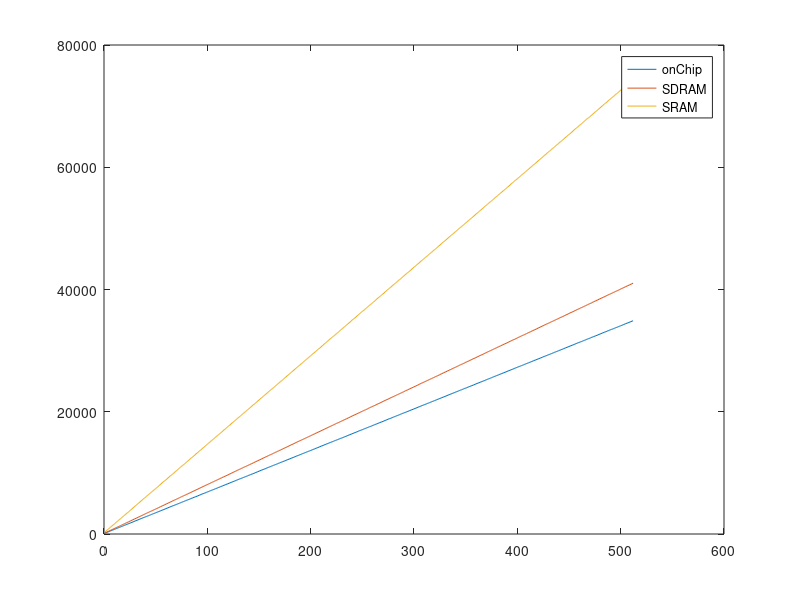

The MATLAB source for this figure:
oc1 = [142,210,278,346,414,482,550,614,686,754,822,886,954,1030,1094,1158,1227,1298,1366,1434,1498,1570,1638,1702,1772,1842,1906,1974,2050,2115,2189,2250,2314,2384,2460,2527,2586,2665,2730,2790,2862,2927,2990,3062,3126,3205,3270,3338,3401,3479,3542,3610,3678,3746,3814,3882,3952,4010,4083,4164,4219,4292,4368,4422,4497,4566,4631,4687,4768,4834,4894,4972,5041,5095,5182,5244,5311,5380,5446,5520,5585,5651,5707,5788,5857,5923,5999,6053,6113,6183,6251,6332,6392,6468,6538,6602,6670,6723,6806,6874,6934,7012,7080,7142,7214,7277,7350,7415,7473,7556,7622,7686,7758,7824,7894,7962,8028,8099,8166,8222,8299,8370,8438,8492,8573,8632,8702,8781,8846,8915,8987,9054,9107,9186,9254,9309,9393,9458,9514,9594,9671,9719,9795,9856,9919,9992,10074,10129,10206,10274,10342,10420,10478,10546,10606,10672,10750,10825,10886,10955,11022,11098,11158,11233,11294,11362,11427,11495,11570,11638,11711,11773,11839,11906,11968,12042,12119,12174,12249,12302,12380,12450,12518,12572,12654,12730,12790,12852,12916,12994,13058,13134,13189,13266,13335,13402,13470,13542,13597,13664,13732,13814,13875,13942,14014,14088,14141,14215,14286,14360,14427,14480,14562,14630,14694,14770,14821,14907,14974,15023,15102,15170,15227,15315,15363,15442,15497,15582,15646,15700,15771,15840,15918,15971,16054,16122,16191,16254,16321,16397,16462,16530,16598,16653,16734,16807,16877,16938,17006,17064,17143,17210,17278,17342,17419,17482,17550,17603,17673,17761,17823,17890,17958,18026,18094,18163,18230,18298,18356,18426,18493,18576,18625,18706,18780,18849,18896,18964,19045,19121,19180,19250,19318,19383,19444,19527,19596,19658,19731,19800,19868,19916,19998,20062,20129,20201,20275,20338,20395,20474,20531,20603,20670,20746,20814,20872,20957,21023,21079,21153,21207,21290,21358,21423,21485,21552,21637,21691,21772,21819,21902,21975,22035,22106,22179,22234,22316,22370,22445,22504,22582,22642,22718,22786,22845,22922,22990,23048,23125,23186,23268,23316,23404,23471,23537,23594,23669,23738,23815,23867,23933,24010,24086,24139,24219,24272,24335,24409,24484,24559,24622,24687,24750,24825,24885,24948,25030,25083,25158,25227,25308,25370,25428,25506,25559,25640,25718,25777,25852,25918,25982,26050,26118,26196,26254,26326,26390,26458,26516,26593,26662,26734,26790,26872,26926,26995,27070,27148,27206,27274,27351,27401,27485,27537,27605,27674,27748,27825,27886,27956,28015,28090,28153,28226,28294,28370,28436,28490,28570,28625,28694,28763,28829,28898,28980,29042,29110,29168,29238,29314,29374,29441,29511,29572,29656,29722,29790,29854,29926,29984,30055,30134,30196,30264,30334,30402,30479,30537,30606,30674,30742,30804,30878,30936,31007,31079,31156,31218,31296,31340,31426,31475,31558,31616,31699,31747,31836,31904,31964,32034,32102,32179,32238,32307,32371,32442,32499,32575,32646,32714,32782,32851,32927,32993,33057,33111,33190,33260,33327,33402,33470,33517,33586,33661,33734,33790,33863,33933,34011,34061,34131,34210,34280,34354,34410,34489,34545,34611,34687,34741,34822,34892];
oc2 = [142,210,278,346,414,482,550,618,686,754,822,890,962,1026,1094,1162,1230,1298,1366,1430,1506,1574,1634,1702,1770,1842,1906,1974,2049,2113,2178,2250,2314,2382,2454,2522,2586,2658,2724,2794,2854,2932,2990,3061,3130,3194,3270,3338,3400,3470,3550,3610,3678,3746,3814,3874,3950,4007,4077,4156,4218,4290,4350,4426,4494,4556,4638,4698,4764,4834,4901,4958,5027,5107,5182,5244,5312,5378,5440,5516,5582,5647,5720,5775,5841,5925,5999,6051,6114,6182,6266,6331,6398,6466,6519,6602,6670,6723,6806,6874,6934,7013,7066,7146,7222,7284,7352,7414,7486,7555,7625,7690,7748,7826,7894,7962,8029,8086,8174,8234,8302,8365,8438,8506,8574,8632,8710,8781,8846,8916,8982,9059,9118,9194,9254,9310,9394,9458,9515,9597,9662,9730,9796,9872,9939,9991,10070,10147,10196,10263,10334,10413,10476,10543,10604,10686,10753,10818,10896,10952,11022,11097,11148,11223,11283,11362,11433,11495,11568,11634,11711,11772,11838,11906,11976,12039,12101,12167,12246,12314,12386,12454,12518,12574,12659,12719,12793,12867,12918,12990,13066,13130,13185,13257,13324,13400,13462,13538,13606,13665,13742,13810,13868,13950,14010,14085,14150,14226,14284,14356,14427,14481,14548,14630,14694,14770,14820,14888,14966,15028,15102,15156,15228,15314,15377,15442,15497,15583,15647,15703,15779,15853,15919,15976,16043,16122,16190,16252,16335,16382,16469,16538,16597,16653,16734,16807,16877,16938,17006,17064,17143,17210,17278,17342,17419,17481,17558,17611,17685,17747,17822,17895,17958,18031,18094,18159,18221,18296,18366,18424,18502,18555,18631,18712,18780,18849,18896,18964,19045,19121,19180,19250,19318,19383,19444,19527,19596,19658,19731,19800,19868,19916,19998,20062,20140,20202,20279,20336,20398,20474,20530,20618,20677,20733,20818,20875,20957,21022,21092,21147,21222,21298,21358,21417,21486,21553,21623,21698,21770,21821,21902,21973,22038,22097,22174,22234,22314,22370,22445,22506,22572,22637,22709,22778,22859,22914,22983,23058,23124,23200,23262,23328,23383,23464,23520,23602,23661,23742,23806,23861,23942,24014,24078,24149,24214,24272,24350,24427,24486,24557,24611,24698,24764,24825,24885,24962,25017,25090,25152,25222,25295,25375,25438,25495,25559,25641,25702,25778,25831,25914,25986,26044,26122,26194,26254,26326,26390,26458,26516,26593,26662,26734,26790,26872,26926,26995,27070,27148,27206,27274,27342,27410,27465,27539,27614,27682,27751,27818,27876,27939,28015,28090,28153,28226,28294,28371,28421,28490,28571,28634,28700,28756,28832,28906,28974,29042,29120,29164,29251,29314,29388,29450,29509,29584,29654,29722,29790,29854,29926,29984,30055,30135,30198,30268,30334,30398,30470,30547,30612,30674,30742,30805,30878,30946,31019,31082,31139,31218,31286,31343,31422,31490,31544,31626,31694,31749,31836,31904,31964,32034,32102,32178,32230,32306,32362,32434,32500,32578,32636,32710,32782,32843,32920,32975,33055,33130,33178,33247,33326,33400,33457,33519,33605,33661,33734,33790,33863,33933,33993,34063,34150,34210,34280,34355,34414,34491,34557,34610,34686,34754,34811,34890];
oc3 = [142,210,278,350,414,482,550,618,682,761,818,890,958,1026,1094,1162,1230,1298,1371,1430,1504,1570,1634,1706,1774,1842,1906,1970,2038,2110,2181,2256,2316,2386,2446,2526,2595,2658,2730,2790,2862,2927,2990,3060,3138,3202,3268,3338,3398,3477,3533,3608,3678,3738,3814,3882,3952,4010,4083,4164,4219,4291,4355,4426,4494,4557,4625,4698,4764,4834,4901,4958,5027,5107,5182,5244,5313,5374,5447,5522,5588,5653,5707,5788,5855,5909,6000,6066,6115,6201,6251,6332,6394,6466,6534,6609,6671,6733,6801,6874,6932,7010,7078,7145,7215,7282,7350,7417,7487,7541,7630,7683,7758,7823,7896,7962,8026,8098,8166,8236,8302,8367,8435,8510,8577,8627,8702,8781,8846,8917,8985,9042,9109,9186,9254,9308,9390,9458,9526,9589,9659,9733,9804,9866,9936,10002,10078,10138,10206,10264,10342,10419,10482,10551,10610,10682,10744,10809,10890,10954,11023,11090,11144,11226,11294,11362,11426,11498,11552,11632,11706,11758,11838,11892,11963,12042,12110,12178,12253,12315,12382,12438,12509,12586,12655,12722,12790,12848,12932,12998,13066,13130,13186,13258,13334,13409,13462,13538,13606,13665,13742,13810,13869,13935,14010,14085,14150,14226,14284,14357,14412,14490,14546,14630,14694,14770,14820,14896,14966,15028,15102,15156,15227,15316,15376,15440,15510,15586,15646,15701,15791,15852,15918,15972,16043,16122,16190,16251,16322,16397,16462,16530,16598,16652,16734,16788,16878,16938,17006,17064,17143,17210,17278,17342,17419,17479,17542,17625,17692,17740,17808,17898,17958,18026,18094,18165,18230,18298,18354,18427,18502,18570,18638,18706,18764,18828,18895,18983,19052,19113,19181,19249,19324,19390,19454,19510,19596,19658,19731,19800,19868,19916,20004,20053,20125,20208,20270,20327,20405,20464,20547,20617,20685,20746,20814,20888,20943,21022,21092,21147,21215,21280,21365,21411,21487,21562,21630,21693,21770,21821,21902,21973,22038,22097,22174,22234,22314,22371,22431,22514,22582,22645,22717,22792,22860,22928,22983,23058,23124,23200,23262,23328,23383,23465,23539,23602,23670,23732,23792,23874,23932,24001,24064,24146,24206,24286,24355,24418,24475,24554,24622,24692,24751,24826,24897,24969,25024,25098,25165,25240,25288,25356,25425,25506,25574,25638,25703,25777,25852,25920,25988,26043,26109,26186,26254,26332,26395,26458,26515,26579,26661,26723,26798,26864,26940,26993,27069,27129,27205,27279,27347,27416,27478,27540,27606,27674,27749,27810,27885,27954,28031,28087,28158,28227,28287,28359,28421,28489,28566,28634,28702,28756,28832,28905,28966,29042,29110,29168,29238,29314,29374,29441,29511,29572,29654,29724,29796,29858,29926,29990,30061,30128,30191,30262,30320,30400,30477,30538,30596,30672,30742,30801,30878,30937,31014,31082,31140,31210,31277,31358,31422,31490,31546,31616,31701,31762,31825,31891,31966,32034,32110,32170,32232,32297,32374,32439,32507,32587,32646,32723,32779,32850,32924,32987,33056,33125,33185,33259,33313,33384,33470,33518,33584,33675,33743,33809,33858,33927,34010,34074,34130,34205,34273,34353,34409,34482,34540,34605,34680,34755,34815,34889];
oc4 = [142,210,278,346,414,482,550,618,686,754,822,897,958,1026,1094,1162,1232,1296,1366,1430,1509,1570,1634,1702,1770,1842,1917,1974,2054,2114,2189,2250,2314,2384,2461,2518,2590,2658,2729,2791,2866,2937,3007,3070,3137,3201,3269,3335,3412,3479,3542,3610,3678,3746,3814,3882,3952,4010,4083,4164,4219,4291,4355,4426,4494,4557,4624,4695,4775,4837,4904,4972,5041,5107,5182,5244,5313,5363,5434,5516,5582,5647,5720,5775,5843,5910,5998,6066,6115,6202,6262,6321,6398,6466,6522,6587,6672,6748,6801,6874,6931,7012,7080,7142,7214,7277,7350,7414,7488,7550,7609,7691,7752,7826,7894,7950,8030,8098,8166,8234,8293,8375,8441,8511,8564,8633,8714,8778,8855,8914,8978,9054,9109,9186,9254,9307,9394,9458,9515,9597,9662,9730,9796,9872,9939,9991,10070,10146,10211,10283,10342,10419,10483,10536,10619,10692,10750,10824,10885,10954,11029,11095,11167,11216,11291,11358,11430,11498,11554,11634,11711,11771,11841,11906,11975,12045,12110,12165,12235,12314,12382,12450,12518,12573,12657,12722,12790,12849,12918,12991,13051,13118,13198,13267,13344,13402,13459,13538,13606,13665,13742,13810,13869,13935,14010,14085,14144,14210,14286,14354,14427,14479,14548,14630,14694,14771,14840,14907,14970,15036,15098,15170,15224,15306,15381,15445,15501,15578,15646,15714,15787,15850,15916,15986,16047,16124,16193,16247,16329,16383,16455,16538,16597,16653,16734,16807,16877,16938,17010,17068,17142,17214,17271,17346,17419,17482,17550,17603,17673,17761,17814,17890,17943,18026,18080,18161,18222,18290,18366,18424,18502,18555,18631,18712,18780,18849,18896,18964,19045,19121,19180,19250,19318,19383,19444,19527,19596,19658,19731,19800,19868,19930,19998,20068,20139,20201,20275,20338,20396,20472,20532,20617,20685,20746,20814,20888,20943,21023,21077,21154,21222,21281,21351,21411,21487,21562,21630,21693,21770,21821,21902,21973,22038,22099,22173,22242,22314,22369,22445,22506,22573,22655,22717,22790,22848,22928,22983,23058,23124,23200,23262,23327,23390,23456,23533,23606,23663,23729,23806,23862,23942,24014,24078,24149,24214,24272,24336,24423,24486,24540,24625,24698,24764,24824,24900,24969,25024,25097,25173,25234,25309,25374,25431,25506,25565,25632,25698,25770,25845,25914,25986,26043,26109,26186,26254,26332,26394,26450,26525,26592,26655,26721,26792,26852,26940,26993,27069,27129,27205,27279,27347,27410,27469,27550,27605,27674,27748,27825,27886,27956,28015,28090,28153,28226,28294,28370,28435,28498,28556,28639,28702,28770,28848,28891,28979,29042,29108,29170,29246,29305,29382,29450,29518,29580,29646,29713,29783,29844,29926,29984,30056,30128,30196,30264,30332,30401,30462,30534,30591,30664,30742,30801,30878,30937,31014,31082,31139,31218,31286,31342,31414,31481,31558,31614,31691,31766,31822,31904,31964,32034,32102,32179,32238,32305,32374,32438,32510,32565,32646,32714,32767,32850,32924,32987,33055,33130,33178,33247,33333,33388,33451,33530,33585,33661,33734,33790,33863,33933,33994,34074,34146,34205,34271,34339,34410,34489,34545,34611,34687,34753,34830,34891];
oc5 = [142,210,278,346,414,482,550,618,686,754,822,886,954,1030,1094,1158,1227,1294,1366,1430,1509,1566,1634,1702,1771,1844,1910,1974,2050,2115,2188,2249,2318,2389,2454,2518,2590,2658,2729,2791,2866,2936,2990,3062,3126,3204,3269,3337,3406,3476,3548,3606,3683,3737,3806,3876,3954,4018,4086,4146,4222,4290,4352,4426,4501,4552,4625,4698,4765,4837,4903,4979,5034,5100,5174,5247,5317,5378,5446,5502,5591,5658,5718,5777,5843,5910,5998,6067,6133,6188,6258,6319,6398,6466,6519,6602,6670,6726,6806,6874,6932,7010,7078,7144,7209,7282,7350,7417,7487,7541,7631,7690,7747,7828,7895,7950,8030,8100,8166,8236,8302,8365,8438,8506,8574,8631,8700,8778,8846,8914,8982,9059,9118,9187,9243,9322,9393,9458,9514,9594,9669,9735,9789,9856,9934,10003,10070,10146,10211,10283,10342,10410,10469,10549,10614,10691,10753,10818,10886,10949,11018,11090,11158,11231,11297,11359,11433,11495,11570,11637,11702,11770,11834,11906,11974,12042,12110,12178,12254,12315,12382,12438,12509,12586,12656,12712,12790,12853,12926,12980,13066,13130,13187,13266,13335,13402,13470,13543,13616,13674,13745,13801,13887,13943,14017,14086,14150,14225,14283,14343,14413,14495,14568,14630,14694,14770,14820,14888,14966,15028,15102,15170,15226,15295,15362,15440,15510,15587,15649,15718,15792,15850,15917,15989,16050,16125,16178,16267,16316,16395,16462,16530,16600,16665,16741,16796,16855,16930,16993,17081,17137,17216,17265,17346,17414,17468,17536,17620,17671,17747,17822,17895,17958,18031,18094,18159,18221,18290,18366,18425,18500,18557,18630,18692,18760,18849,18897,18983,19052,19114,19173,19235,19324,19392,19454,19522,19590,19660,19718,19781,19868,19932,19995,20051,20126,20207,20275,20338,20395,20474,20531,20603,20669,20732,20814,20872,20958,21022,21092,21147,21215,21280,21365,21411,21487,21562,21630,21693,21770,21821,21902,21973,22038,22097,22174,22234,22319,22376,22445,22504,22582,22642,22718,22786,22845,22922,22990,23046,23113,23200,23262,23326,23403,23457,23520,23602,23661,23743,23809,23861,23942,24014,24078,24148,24207,24272,24335,24409,24484,24559,24622,24687,24750,24812,24893,24954,25022,25102,25152,25222,25295,25374,25431,25506,25565,25633,25716,25778,25831,25914,25986,26043,26109,26186,26254,26332,26395,26458,26515,26579,26661,26723,26798,26864,26940,26993,27069,27129,27205,27279,27347,27416,27484,27551,27614,27682,27742,27823,27886,27957,28022,28099,28163,28232,28301,28367,28434,28489,28566,28634,28702,28756,28832,28905,28967,29041,29109,29178,29249,29306,29382,29455,29518,29576,29654,29722,29790,29852,29919,29994,30064,30130,30198,30268,30334,30398,30470,30548,30606,30674,30742,30803,30878,30946,31017,31081,31136,31224,31284,31346,31422,31490,31545,31625,31694,31762,31818,31898,31956,32039,32100,32170,32234,32309,32372,32441,32510,32564,32644,32721,32782,32842,32918,32978,33055,33130,33178,33247,33333,33389,33470,33517,33584,33675,33743,33808,33873,33947,34015,34080,34132,34204,34286,34353,34409,34482,34540,34604,34694,34754,34811,34890];
oc6 = [142,210,278,346,414,482,546,618,682,754,822,890,954,1026,1094,1162,1230,1305,1362,1434,1498,1577,1634,1706,1774,1842,1906,1974,2052,2115,2189,2250,2313,2393,2454,2518,2590,2658,2728,2794,2858,2922,2998,3058,3132,3201,3268,3338,3398,3477,3533,3608,3678,3738,3814,3882,3952,4010,4081,4144,4220,4290,4350,4426,4494,4554,4640,4695,4775,4835,4904,4974,5026,5106,5178,5242,5310,5377,5446,5519,5571,5651,5708,5786,5854,5922,5997,6066,6115,6202,6262,6321,6398,6466,6522,6587,6672,6747,6806,6874,6933,7012,7080,7135,7215,7282,7350,7415,7473,7556,7622,7688,7753,7828,7897,7962,8030,8100,8166,8236,8302,8367,8434,8506,8576,8641,8709,8778,8846,8915,8985,9042,9109,9186,9254,9308,9390,9458,9526,9590,9659,9732,9784,9856,9919,9992,10075,10148,10209,10264,10328,10414,10478,10545,10606,10672,10750,10825,10886,10955,11022,11098,11158,11233,11294,11362,11427,11495,11570,11637,11702,11770,11833,11897,11984,12039,12099,12169,12236,12309,12388,12454,12518,12574,12659,12718,12790,12852,12916,12994,13058,13134,13189,13266,13335,13402,13470,13543,13606,13666,13742,13810,13868,13951,14014,14087,14147,14214,14283,14343,14413,14495,14568,14630,14694,14770,14820,14888,14966,15028,15102,15170,15226,15295,15362,15440,15510,15587,15649,15718,15792,15850,15917,15989,16050,16125,16178,16267,16316,16395,16462,16530,16591,16664,16721,16810,16870,16938,17006,17065,17127,17202,17271,17332,17419,17482,17550,17605,17672,17740,17808,17898,17958,18026,18094,18165,18230,18298,18354,18426,18493,18576,18625,18706,18782,18833,18910,18978,19046,19103,19188,19250,19309,19390,19454,19511,19582,19662,19726,19794,19862,19940,19998,20069,20127,20192,20270,20343,20406,20482,20543,20603,20670,20746,20814,20872,20957,21024,21072,21161,21229,21295,21358,21416,21499,21562,21630,21693,21766,21837,21894,21970,22043,22099,22173,22242,22314,22370,22445,22504,22582,22641,22718,22786,22845,22922,22990,23048,23125,23186,23269,23334,23391,23466,23542,23602,23670,23734,23810,23861,23938,24017,24083,24138,24214,24279,24350,24420,24486,24556,24627,24682,24744,24826,24880,24968,25037,25083,25157,25228,25288,25356,25423,25506,25574,25638,25704,25771,25846,25910,25982,26048,26104,26186,26254,26332,26394,26451,26526,26591,26658,26738,26798,26863,26926,26993,27069,27129,27205,27279,27347,27416,27484,27551,27614,27682,27751,27818,27875,27960,28014,28081,28163,28231,28294,28367,28434,28489,28566,28634,28702,28770,28838,28906,28976,29036,29101,29183,29244,29305,29368,29442,29511,29586,29654,29722,29777,29858,29911,29992,30062,30130,30187,30266,30324,30402,30470,30547,30612,30674,30742,30806,30876,30939,31005,31082,31140,31209,31276,31339,31414,31481,31558,31614,31691,31766,31822,31904,31964,32034,32102,32179,32238,32307,32371,32442,32499,32575,32646,32714,32782,32851,32927,32993,33057,33111,33190,33260,33327,33402,33471,33519,33605,33661,33734,33790,33863,33933,33995,34074,34130,34205,34273,34353,34409,34482,34540,34604,34694,34754,34811,34890];

sd1 = [174,254,334,414,494,574,654,734,810,894,975,1054,1130,1214,1290,1374,1454,1532,1614,1694,1774,1854,1930,2010,2093,2175,2254,2337,2414,2497,2569,2651,2734,2806,2888,2970,3048,3133,3210,3295,3377,3457,3532,3617,3691,3766,3850,3930,4006,4090,4166,4249,4326,4414,4490,4573,4657,4726,4802,4893,4968,5046,5130,5207,5286,5370,5452,5531,5607,5682,5759,5850,5926,6013,6093,6171,6251,6319,6409,6488,6562,6643,6719,6803,6884,6973,7048,7123,7209,7284,7363,7449,7524,7599,7691,7769,7839,7923,8015,8079,8163,8243,8318,8417,8486,8563,8645,8731,8802,8889,8967,9049,9131,9205,9289,9369,9439,9519,9596,9676,9761,9841,9921,10005,10078,10172,10245,10321,10405,10494,10577,10638,10729,10802,10896,10974,11036,11133,11201,11285,11356,11447,11517,11602,11678,11767,11853,11921,12001,12082,12163,12233,12315,12408,12481,12568,12644,12714,12806,12892,12964,13036,13115,13209,13282,13359,13445,13525,13598,13683,13762,13845,13922,14010,14090,14152,14247,14319,14410,14482,14574,14638,14722,14796,14887,14967,15052,15132,15203,15286,15361,15445,15517,15606,15677,15775,15839,15921,15995,16083,16160,16249,16329,16393,16486,16569,16649,16717,16795,16880,16963,17037,17127,17195,17284,17357,17446,17524,17597,17686,17765,17837,17917,18013,18093,18173,18236,18316,18407,18484,18559,18645,18723,18804,18869,18955,19047,19117,19203,19289,19369,19449,19515,19594,19686,19767,19827,19923,20004,20082,20146,20246,20312,20381,20475,20567,20647,20729,20800,20885,20960,21027,21124,21207,21284,21355,21433,21525,21595,21691,21769,21840,21927,21995,22071,22149,22243,22320,22394,22474,22558,22632,22726,22783,22877,22954,23030,23114,23198,23264,23368,23445,23522,23598,23674,23763,23834,23922,23989,24090,24145,24241,24305,24386,24473,24564,24650,24721,24788,24881,24949,25039,25117,25190,25281,25353,25431,25520,25587,25671,25762,25828,25908,25985,26068,26166,26233,26321,26399,26479,26550,26636,26721,26785,26881,26945,27037,27115,27189,27271,27343,27433,27522,27602,27685,27749,27843,27906,27985,28088,28161,28242,28303,28402,28478,28557,28648,28721,28786,28861,28959,29026,29114,29201,29273,29342,29424,29513,29593,29681,29764,29844,29916,29994,30079,30157,30238,30318,30404,30471,30573,30629,30723,30796,30883,30958,31043,31121,31189,31265,31346,31438,31520,31603,31663,31771,31826,31894,31981,32074,32155,32245,32317,32398,32485,32551,32622,32725,32785,32886,32965,33021,33118,33202,33274,33354,33434,33507,33582,33682,33754,33834,33914,34001,34074,34162,34237,34325,34399,34470,34545,34636,34721,34790,34865,34944,35043,35122,35175,35274,35365,35441,35510,35587,35665,35749,35839,35914,35987,36070,36170,36235,36307,36384,36464,36561,36624,36721,36793,36862,36961,37038,37098,37198,37272,37354,37435,37512,37598,37676,37740,37832,37924,37998,38085,38157,38245,38309,38404,38479,38561,38632,38717,38794,38861,38963,39029,39121,39204,39262,39346,39428,39517,39585,39683,39740,39831,39899,39997,40077,40163,40230,40321,40397,40482,40558,40637,40705,40788,40869,40951,41038];
sd2 = [174,254,334,414,494,574,654,734,810,894,972,1055,1134,1219,1294,1370,1454,1534,1614,1694,1781,1854,1930,2010,2101,2174,2252,2330,2410,2490,2577,2655,2734,2810,2889,2981,3050,3138,3211,3295,3371,3457,3530,3610,3697,3777,3850,3933,4006,4089,4177,4255,4326,4412,4493,4575,4648,4730,4809,4889,4966,5053,5129,5213,5288,5375,5442,5526,5606,5694,5767,5846,5935,6013,6082,6166,6244,6326,6415,6490,6577,6644,6724,6808,6883,6965,7044,7129,7203,7288,7369,7439,7527,7600,7687,7765,7839,7923,7998,8083,8171,8249,8322,8413,8489,8559,8641,8726,8798,8880,8978,9051,9122,9205,9289,9362,9445,9524,9605,9678,9759,9841,9925,10009,10081,10161,10242,10325,10409,10494,10573,10654,10726,10800,10892,10961,11041,11121,11201,11287,11362,11448,11517,11602,11682,11755,11843,11917,12007,12081,12172,12245,12315,12404,12485,12566,12645,12721,12796,12880,12968,13048,13123,13202,13286,13353,13450,13519,13596,13683,13755,13850,13925,14005,14086,14169,14245,14322,14409,14488,14565,14642,14725,14803,14886,14963,15033,15113,15204,15289,15377,15441,15523,15603,15682,15762,15832,15925,15993,16074,16165,16242,16333,16390,16488,16557,16638,16708,16801,16870,16954,17040,17117,17201,17290,17357,17444,17517,17595,17682,17752,17831,17920,17992,18088,18170,18228,18307,18404,18467,18557,18631,18728,18805,18881,18969,19053,19133,19204,19289,19352,19432,19518,19609,19688,19755,19836,19921,20006,20084,20164,20241,20324,20404,20470,20544,20644,20729,20803,20881,20955,21030,21120,21205,21278,21360,21447,21524,21584,21691,21769,21840,21915,21994,22083,22155,22227,22313,22403,22487,22567,22636,22719,22810,22885,22950,23037,23109,23206,23283,23350,23446,23527,23587,23667,23760,23843,23927,23990,24065,24147,24234,24323,24393,24480,24570,24643,24722,24809,24874,24960,25041,25128,25207,25266,25367,25438,25515,25605,25671,25762,25835,25930,26008,26064,26151,26242,26330,26394,26487,26561,26629,26724,26797,26872,26950,27043,27105,27195,27292,27366,27427,27523,27590,27678,27755,27846,27908,27989,28075,28170,28235,28326,28382,28485,28564,28644,28720,28797,28885,28945,29025,29110,29202,29285,29366,29433,29511,29602,29663,29751,29827,29922,30009,30081,30141,30231,30322,30394,30463,30551,30646,30708,30800,30880,30963,31044,31109,31189,31281,31363,31438,31521,31603,31668,31746,31849,31924,31998,32087,32160,32241,32306,32405,32463,32550,32639,32706,32804,32882,32957,33038,33114,33182,33269,33349,33443,33509,33581,33659,33761,33834,33902,33979,34078,34162,34237,34325,34387,34474,34545,34635,34705,34798,34876,34953,35039,35120,35194,35276,35349,35417,35504,35586,35670,35745,35845,35904,35982,36066,36135,36233,36321,36401,36465,36552,36633,36717,36801,36864,36957,37032,37103,37202,37273,37339,37440,37496,37605,37660,37745,37842,37904,37981,38083,38158,38215,38302,38386,38485,38561,38631,38714,38801,38881,38958,39046,39121,39197,39266,39350,39439,39503,39585,39682,39748,39844,39917,40006,40086,40145,40238,40322,40406,40460,40544,40621,40722,40792,40873,40947,41021];
sd3 = [174,254,334,414,494,574,654,734,810,894,972,1055,1134,1219,1294,1370,1454,1534,1614,1694,1781,1854,1930,2010,2101,2174,2252,2330,2410,2490,2577,2655,2734,2810,2889,2981,3050,3138,3211,3295,3371,3457,3530,3610,3697,3777,3850,3933,4006,4089,4177,4255,4326,4412,4493,4575,4648,4730,4809,4889,4966,5053,5129,5213,5288,5375,5442,5526,5606,5694,5767,5846,5935,6013,6082,6166,6244,6326,6415,6490,6577,6644,6724,6808,6883,6965,7044,7129,7203,7288,7369,7439,7527,7600,7687,7765,7839,7923,7998,8083,8171,8249,8322,8413,8489,8559,8641,8726,8798,8880,8978,9051,9122,9205,9289,9362,9445,9524,9605,9678,9759,9841,9925,10009,10081,10161,10242,10325,10409,10494,10573,10654,10726,10800,10892,10961,11041,11121,11201,11287,11362,11448,11517,11602,11682,11755,11843,11917,12007,12081,12172,12245,12315,12404,12485,12566,12645,12721,12796,12880,12968,13048,13123,13202,13286,13353,13450,13519,13596,13683,13755,13850,13925,14005,14086,14169,14245,14322,14409,14488,14565,14642,14725,14803,14886,14963,15033,15113,15204,15289,15377,15441,15523,15603,15682,15762,15832,15925,15993,16074,16165,16242,16333,16390,16488,16557,16638,16708,16801,16870,16954,17040,17117,17201,17290,17357,17444,17517,17595,17682,17752,17831,17920,17992,18088,18170,18228,18307,18404,18467,18557,18631,18728,18805,18881,18969,19053,19133,19204,19289,19352,19432,19518,19609,19688,19755,19836,19921,20006,20084,20164,20241,20324,20404,20470,20544,20644,20729,20803,20881,20955,21030,21120,21205,21278,21360,21447,21524,21584,21691,21769,21840,21915,21994,22083,22155,22227,22313,22403,22487,22567,22636,22719,22810,22885,22950,23037,23109,23206,23283,23350,23446,23527,23587,23667,23760,23843,23927,23990,24065,24147,24234,24323,24393,24480,24570,24643,24722,24809,24874,24960,25041,25128,25207,25266,25367,25438,25515,25605,25671,25762,25835,25930,26008,26064,26151,26242,26330,26394,26487,26561,26629,26724,26797,26872,26950,27043,27105,27195,27292,27366,27427,27523,27590,27678,27755,27846,27908,27989,28075,28170,28235,28326,28382,28485,28564,28644,28720,28797,28885,28945,29025,29110,29202,29285,29366,29433,29511,29602,29663,29751,29827,29922,30009,30081,30141,30231,30322,30394,30463,30551,30646,30708,30800,30880,30963,31044,31109,31189,31281,31363,31438,31521,31603,31668,31746,31849,31924,31998,32087,32160,32241,32306,32405,32463,32550,32639,32706,32804,32882,32957,33038,33114,33182,33269,33349,33443,33509,33581,33659,33761,33834,33902,33979,34078,34162,34237,34325,34387,34474,34545,34635,34705,34798,34876,34953,35039,35120,35194,35276,35349,35417,35504,35586,35670,35745,35845,35904,35982,36066,36135,36233,36321,36401,36465,36552,36633,36717,36801,36864,36957,37032,37103,37202,37273,37339,37440,37496,37605,37660,37745,37842,37904,37981,38083,38158,38215,38302,38386,38485,38561,38631,38714,38801,38881,38958,39046,39121,39197,39266,39350,39439,39503,39585,39682,39748,39844,39917,40006,40086,40145,40238,40322,40406,40460,40544,40621,40722,40792,40873,40947,41021];
sd4 = [174,254,334,414,494,574,654,734,810,894,976,1054,1134,1213,1294,1375,1454,1539,1614,1694,1774,1854,1930,2010,2101,2174,2254,2330,2417,2490,2570,2654,2730,2806,2889,2969,3057,3130,3210,3290,3370,3457,3530,3610,3697,3777,3851,3928,4006,4090,4166,4250,4335,4413,4486,4566,4653,4730,4807,4890,4969,5046,5130,5206,5286,5369,5448,5522,5600,5693,5766,5850,5922,6017,6082,6162,6245,6326,6399,6488,6570,6654,6728,6806,6884,6973,7048,7119,7210,7278,7370,7442,7518,7608,7689,7763,7851,7933,8006,8096,8173,8247,8329,8416,8478,8561,8638,8725,8797,8880,8971,9037,9125,9197,9284,9370,9442,9525,9601,9694,9765,9841,9929,10014,10082,10165,10248,10323,10405,10476,10565,10649,10737,10810,10881,10961,11042,11132,11210,11290,11373,11445,11521,11608,11694,11759,11845,11920,11999,12085,12172,12245,12319,12412,12472,12556,12648,12717,12810,12875,12968,13040,13116,13212,13277,13367,13450,13526,13608,13677,13762,13840,13922,14002,14092,14156,14252,14315,14404,14478,14560,14645,14722,14806,14881,14956,15035,15123,15210,15277,15353,15434,15515,15615,15677,15764,15839,15924,15996,16093,16154,16250,16331,16394,16486,16569,16642,16716,16795,16876,16966,17033,17125,17211,17278,17368,17443,17525,17605,17679,17768,17832,17917,18013,18076,18152,18231,18307,18404,18471,18564,18651,18733,18797,18883,18969,19035,19122,19213,19281,19367,19449,19527,19605,19693,19760,19848,19925,19988,20089,20147,20246,20313,20386,20474,20554,20648,20713,20786,20878,20964,21044,21121,21199,21272,21353,21449,21512,21598,21680,21764,21835,21907,21989,22062,22158,22226,22319,22406,22483,22555,22632,22727,22794,22879,22959,23046,23111,23188,23273,23369,23440,23519,23597,23671,23756,23840,23930,23999,24090,24163,24239,24329,24393,24477,24546,24633,24721,24803,24887,24963,25043,25114,25206,25285,25347,25432,25518,25606,25674,25753,25838,25915,25988,26072,26161,26250,26328,26383,26470,26558,26641,26723,26799,26866,26950,27043,27105,27195,27292,27366,27427,27523,27590,27678,27755,27846,27908,27989,28075,28158,28241,28315,28401,28469,28553,28642,28721,28805,28879,28961,29026,29113,29199,29275,29352,29425,29518,29574,29666,29740,29843,29921,30003,30081,30141,30231,30322,30398,30477,30564,30642,30721,30787,30884,30958,31031,31121,31196,31277,31369,31432,31520,31599,31677,31762,31843,31908,31995,32089,32146,32228,32311,32399,32484,32553,32639,32706,32802,32889,32963,33022,33129,33190,33282,33350,33442,33514,33586,33678,33766,33842,33923,33986,34081,34163,34239,34313,34379,34470,34545,34636,34725,34805,34887,34959,35042,35122,35182,35276,35353,35441,35510,35587,35665,35749,35839,35914,35987,36070,36156,36221,36327,36397,36485,36563,36636,36721,36780,36872,36962,37015,37114,37183,37271,37355,37442,37513,37593,37677,37765,37829,37905,37999,38064,38152,38245,38309,38391,38462,38552,38618,38721,38789,38875,38939,39026,39102,39192,39266,39350,39440,39517,39592,39681,39764,39821,39899,40001,40072,40145,40237,40324,40385,40478,40550,40622,40721,40782,40879,40942,41042];
sd5 = [174,254,334,414,490,578,650,730,810,894,970,1052,1134,1210,1290,1374,1452,1532,1614,1694,1778,1850,1934,2010,2101,2170,2261,2330,2410,2486,2570,2650,2741,2810,2894,2977,3050,3137,3211,3292,3377,3457,3532,3617,3690,3770,3851,3930,4006,4088,4169,4246,4324,4402,4488,4566,4653,4730,4809,4893,4966,5057,5129,5210,5289,5374,5449,5526,5613,5685,5762,5845,5923,6017,6078,6167,6240,6326,6414,6491,6577,6644,6720,6802,6883,6973,7043,7119,7210,7278,7367,7449,7523,7610,7682,7763,7839,7923,8008,8093,8158,8245,8323,8398,8482,8565,8641,8726,8802,8889,8957,9045,9129,9202,9292,9358,9440,9522,9609,9689,9770,9858,9919,9999,10087,10167,10245,10329,10405,10486,10563,10643,10725,10805,10888,10974,11042,11122,11198,11296,11374,11453,11523,11603,11684,11765,11835,11915,12007,12093,12161,12252,12317,12414,12470,12568,12641,12718,12795,12894,12962,13045,13113,13205,13275,13367,13442,13514,13599,13688,13755,13843,13925,14003,14078,14161,14250,14321,14400,14482,14558,14650,14732,14804,14874,14965,15042,15126,15193,15278,15370,15433,15519,15599,15686,15759,15840,15933,16003,16074,16153,16234,16333,16402,16486,16565,16646,16724,16801,16870,16973,17042,17125,17202,17289,17365,17437,17533,17603,17675,17751,17827,17933,18002,18079,18157,18253,18311,18399,18493,18552,18645,18726,18798,18884,18957,19044,19117,19203,19285,19369,19451,19526,19599,19680,19766,19826,19906,19998,20088,20164,20241,20323,20399,20475,20566,20645,20724,20793,20869,20952,21039,21123,21201,21284,21350,21430,21523,21607,21674,21765,21840,21915,21999,22078,22147,22246,22320,22402,22489,22554,22656,22726,22807,22887,22962,23041,23136,23205,23283,23366,23437,23507,23603,23674,23770,23830,23919,23987,24096,24148,24243,24320,24393,24487,24567,24650,24713,24809,24873,24970,25033,25127,25203,25285,25366,25424,25505,25593,25665,25764,25852,25930,25988,26071,26159,26239,26325,26401,26490,26558,26644,26726,26802,26870,26962,27024,27101,27194,27266,27349,27446,27511,27604,27684,27757,27822,27916,27993,28076,28159,28227,28304,28396,28460,28562,28642,28721,28805,28879,28961,29026,29113,29199,29275,29352,29425,29509,29592,29688,29764,29844,29898,30001,30085,30166,30226,30322,30389,30472,30561,30641,30724,30788,30873,30943,31047,31106,31201,31283,31340,31443,31529,31593,31679,31749,31831,31902,31987,32083,32143,32249,32318,32397,32483,32547,32640,32712,32803,32871,32944,33027,33117,33194,33271,33362,33426,33522,33585,33682,33757,33821,33922,34007,34065,34162,34234,34323,34398,34481,34550,34645,34718,34797,34869,34956,35042,35102,35184,35274,35365,35441,35510,35587,35665,35749,35836,35917,35994,36078,36159,36223,36311,36401,36464,36557,36633,36721,36783,36869,36953,37021,37104,37196,37260,37361,37415,37506,37599,37684,37765,37817,37911,37982,38074,38142,38248,38314,38404,38461,38551,38648,38707,38783,38862,38957,39026,39103,39181,39273,39361,39420,39523,39585,39678,39756,39841,39923,39978,40071,40153,40224,40325,40387,40472,40548,40644,40698,40785,40868,40962,41020];
sd6 = [174,254,334,414,494,581,661,734,814,894,974,1061,1134,1210,1294,1377,1454,1530,1614,1694,1770,1850,1934,2015,2086,2174,2253,2330,2410,2490,2577,2651,2734,2806,2888,2970,3048,3134,3210,3297,3377,3457,3530,3617,3686,3766,3847,3937,4017,4086,4166,4244,4334,4414,4494,4573,4646,4724,4805,4888,4965,5046,5126,5204,5285,5373,5453,5530,5604,5683,5762,5850,5926,6002,6093,6166,6242,6319,6413,6484,6569,6653,6726,6804,6886,6967,7045,7119,7210,7278,7367,7449,7522,7613,7690,7762,7842,7929,8002,8084,8165,8245,8317,8406,8498,8575,8654,8730,8807,8885,8974,9046,9125,9206,9286,9361,9449,9522,9609,9689,9758,9840,9925,10014,10094,10167,10238,10327,10406,10494,10573,10654,10726,10809,10882,10968,11041,11125,11205,11291,11361,11442,11531,11606,11681,11769,11835,11927,12003,12094,12163,12246,12319,12401,12488,12568,12641,12729,12803,12878,12960,13036,13115,13205,13279,13370,13442,13523,13597,13690,13751,13852,13924,14006,14081,14158,14241,14324,14412,14477,14564,14643,14725,14793,14892,14955,15048,15118,15203,15289,15358,15443,15537,15609,15672,15763,15835,15929,16012,16076,16153,16234,16313,16399,16482,16562,16644,16720,16797,16876,16965,17037,17117,17192,17278,17364,17447,17517,17595,17682,17752,17831,17917,17990,18076,18152,18231,18307,18404,18471,18564,18651,18733,18797,18883,18969,19035,19122,19213,19266,19351,19431,19515,19590,19693,19747,19826,19912,19998,20088,20160,20227,20324,20403,20484,20557,20643,20713,20803,20862,20959,21047,21129,21199,21284,21343,21438,21511,21594,21679,21769,21846,21918,21994,22070,22162,22241,22313,22409,22482,22560,22628,22726,22783,22877,22954,23030,23114,23198,23289,23365,23437,23507,23603,23674,23770,23830,23919,23987,24096,24148,24226,24306,24412,24490,24555,24630,24718,24787,24874,24961,25028,25113,25205,25264,25354,25433,25525,25590,25676,25772,25833,25920,25985,26077,26159,26224,26305,26395,26483,26570,26640,26717,26802,26869,26963,27049,27124,27183,27260,27354,27438,27506,27603,27686,27763,27824,27925,27983,28082,28166,28243,28324,28399,28477,28557,28648,28721,28805,28879,28961,29024,29126,29198,29282,29361,29442,29525,29606,29683,29740,29848,29897,30008,30058,30134,30226,30324,30390,30467,30559,30646,30726,30802,30866,30961,31020,31113,31194,31277,31362,31426,31533,31596,31671,31739,31825,31929,31987,32076,32151,32234,32320,32404,32486,32546,32645,32720,32803,32872,32962,33044,33111,33198,33261,33345,33437,33509,33589,33665,33762,33842,33911,33994,34065,34162,34234,34306,34391,34471,34559,34645,34713,34802,34865,34945,35037,35125,35186,35267,35362,35430,35505,35605,35681,35750,35836,35917,35994,36078,36154,36227,36322,36401,36465,36552,36633,36717,36808,36857,36951,37032,37117,37201,37273,37361,37435,37517,37598,37662,37765,37817,37911,37982,38074,38142,38241,38298,38397,38484,38561,38637,38712,38801,38874,38957,39026,39103,39197,39266,39350,39439,39503,39585,39682,39764,39846,39919,39978,40077,40166,40231,40322,40386,40478,40551,40639,40723,40800,40861,40960,41042];

s1 = [336,478,633,772,908,1067,1211,1355,1496,1632,1779,1938,2073,2220,2376,2506,2665,2818,2956,3082,3226,3390,3515,3658,3825,3949,4105,4259,4392,4547,4683,4827,4983,5121,5266,5423,5552,5713,5857,5978,6141,6293,6421,6584,6727,6873,6988,7150,7285,7432,7584,7710,7881,8020,8163,8327,8470,8614,8742,8870,9020,9179,9318,9486,9600,9751,9877,10024,10204,10314,10471,10629,10763,10928,11067,11210,11349,11479,11631,11792,11932,12070,12218,12382,12510,12647,12793,12932,13099,13227,13356,13540,13653,13800,13953,14097,14222,14388,14537,14671,14829,14960,15117,15268,15406,15550,15694,15846,15991,16124,16267,16419,16553,16702,16847,17013,17119,17283,17433,17585,17734,17843,18024,18164,18294,18433,18583,18722,18887,19031,19155,19313,19440,19603,19754,19893,20034,20181,20330,20475,20616,20761,20904,21065,21207,21331,21485,21623,21789,21910,22059,22219,22343,22493,22646,22793,22921,23074,23226,23369,23518,23659,23787,23932,24093,24226,24399,24527,24671,24810,24959,25105,25237,25403,25555,25677,25836,25966,26118,26259,26418,26562,26699,26853,26991,27139,27284,27433,27572,27699,27853,27987,28133,28309,28430,28586,28736,28870,29035,29160,29321,29465,29593,29734,29872,30039,30182,30329,30455,30595,30750,30885,31067,31173,31340,31477,31645,31786,31931,32059,32203,32342,32474,32628,32771,32925,33067,33224,33375,33519,33628,33808,33935,34099,34236,34382,34512,34649,34803,34977,35121,35243,35372,35532,35677,35823,35969,36112,36274,36418,36540,36689,36847,36969,37137,37272,37416,37548,37700,37846,38003,38130,38285,38444,38577,38721,38867,39015,39157,39282,39424,39593,39726,39894,40022,40166,40313,40434,40621,40752,40910,41025,41168,41311,41484,41607,41751,41909,42064,42180,42346,42491,42632,42780,42911,43050,43195,43348,43494,43662,43771,43926,44087,44218,44351,44508,44668,44798,44938,45088,45245,45359,45515,45664,45824,45947,46092,46230,46402,46525,46671,46830,46972,47120,47255,47412,47557,47716,47845,47982,48127,48275,48416,48577,48713,48871,48991,49142,49282,49445,49557,49711,49878,50023,50162,50289,50445,50586,50747,50890,51013,51176,51302,51463,51609,51736,51892,52031,52164,52334,52473,52606,52763,52908,53048,53191,53333,53500,53642,53765,53939,54058,54228,54365,54490,54634,54780,54940,55105,55228,55368,55535,55662,55809,55946,56093,56219,56381,56508,56683,56812,56944,57100,57263,57408,57522,57704,57848,57968,58110,58260,58399,58545,58705,58849,58975,59124,59276,59445,59566,59712,59872,59994,60147,60296,60460,60574,60722,60868,61021,61162,61299,61442,61587,61750,61897,62047,62165,62347,62470,62620,62745,62910,63044,63193,63323,63500,63626,63756,63901,64080,64203,64346,64492,64637,64798,64921,65055,65228,65364,65488,65646,65786,65948,66101,66257,66378,66514,66654,66834,66952,67096,67243,67377,67554,67698,67846,67992,68095,68254,68398,68549,68684,68830,68992,69138,69266,69426,69566,69714,69861,69999,70148,70313,70439,70562,70708,70890,71008,71157,71297,71441,71576,71724,71899,72020,72148,72320,72461,72601,72748,72889,73038,73172,73314,73488,73620,73754,73912,74053,74180,74349];
s2 = [336,478,633,772,908,1067,1211,1355,1496,1632,1779,1938,2073,2220,2376,2506,2665,2784,2947,3077,3236,3396,3514,3664,3822,3969,4108,4255,4393,4560,4683,4833,4994,5121,5266,5423,5567,5705,5853,5998,6126,6287,6416,6566,6720,6863,6991,7155,7284,7423,7593,7711,7868,8026,8170,8304,8436,8596,8736,8888,9045,9196,9299,9476,9607,9741,9907,10043,10180,10349,10484,10623,10763,10920,11060,11202,11335,11499,11626,11785,11937,12095,12236,12382,12510,12647,12793,12932,13099,13227,13356,13540,13653,13800,13953,14097,14222,14388,14537,14671,14829,14960,15117,15268,15406,15530,15681,15820,15983,16121,16291,16421,16562,16702,16847,17013,17119,17283,17433,17553,17722,17857,18023,18164,18294,18433,18583,18722,18887,19031,19178,19317,19465,19604,19734,19885,20038,20173,20323,20485,20600,20761,20906,21061,21192,21348,21495,21646,21790,21926,22078,22209,22349,22504,22642,22777,22937,23082,23224,23370,23498,23659,23803,23948,24110,24240,24377,24523,24684,24829,24945,25093,25263,25391,25529,25695,25821,25971,26112,26272,26413,26563,26693,26852,26986,27126,27302,27432,27560,27717,27854,28000,28147,28309,28437,28583,28722,28866,29012,29158,29305,29441,29573,29745,29877,30042,30162,30307,30472,30595,30762,30902,31040,31193,31342,31501,31622,31772,31906,32054,32196,32364,32509,32634,32776,32928,33059,33224,33375,33519,33628,33808,33935,34099,34236,34382,34512,34649,34803,34977,35121,35243,35372,35532,35677,35823,35969,36112,36274,36418,36540,36689,36847,36969,37137,37272,37416,37548,37700,37846,38003,38130,38285,38444,38577,38721,38867,39015,39157,39282,39424,39593,39726,39894,40022,40166,40313,40434,40621,40752,40910,41025,41168,41311,41484,41607,41751,41909,42064,42180,42346,42491,42632,42780,42911,43050,43195,43348,43494,43662,43771,43926,44087,44218,44351,44508,44668,44798,44938,45088,45245,45359,45515,45664,45824,45947,46092,46230,46402,46525,46671,46830,46972,47120,47255,47412,47557,47716,47845,47982,48127,48275,48416,48577,48713,48871,48991,49142,49282,49445,49557,49711,49878,50023,50162,50289,50445,50586,50747,50890,51013,51176,51302,51463,51609,51736,51892,52031,52164,52334,52473,52606,52763,52908,53048,53191,53333,53500,53642,53765,53939,54058,54228,54365,54490,54634,54780,54940,55105,55228,55368,55535,55662,55809,55946,56093,56219,56381,56508,56683,56812,56944,57100,57263,57408,57522,57704,57848,57968,58110,58260,58399,58545,58705,58849,58975,59124,59276,59445,59566,59712,59872,59994,60147,60296,60460,60574,60722,60868,61021,61162,61299,61442,61587,61750,61897,62047,62165,62347,62470,62620,62745,62910,63044,63193,63323,63500,63626,63756,63901,64080,64203,64346,64492,64637,64798,64921,65055,65228,65364,65488,65646,65786,65948,66101,66257,66378,66514,66654,66834,66952,67096,67243,67377,67554,67698,67846,67992,68095,68254,68398,68549,68684,68830,68992,69138,69266,69426,69566,69714,69861,69999,70148,70289,70433,70561,70727,70863,70998,71157,71285,71465,71586,71756,71875,72044,72165,72305,72459,72594,72742,72890,73041,73174,73316,73488,73623,73750,73894,74040,74222,74326];
s3 = [336,489,633,772,908,1067,1211,1355,1496,1632,1779,1938,2073,2220,2376,2506,2665,2784,2947,3077,3236,3396,3514,3664,3822,3969,4108,4255,4393,4560,4683,4833,4994,5120,5261,5414,5556,5713,5857,5978,6141,6293,6421,6584,6727,6873,7005,7143,7300,7425,7580,7730,7859,8020,8163,8327,8470,8614,8742,8870,9020,9179,9318,9486,9622,9732,9901,10059,10185,10333,10470,10638,10784,10917,11067,11210,11349,11479,11631,11792,11932,12070,12218,12382,12510,12647,12793,12932,13099,13227,13356,13540,13653,13800,13953,14097,14243,14398,14539,14688,14811,14956,15113,15245,15389,15555,15695,15823,15978,16124,16289,16418,16545,16708,16846,16994,17119,17283,17433,17585,17734,17843,18024,18154,18290,18433,18583,18722,18887,19031,19178,19317,19465,19604,19734,19885,20038,20173,20323,20485,20600,20761,20918,21040,21174,21348,21495,21646,21790,21926,22078,22209,22349,22504,22642,22777,22937,23082,23224,23370,23498,23659,23803,23948,24110,24240,24377,24523,24684,24829,24945,25093,25263,25391,25529,25695,25821,25971,26112,26272,26413,26563,26693,26852,26986,27126,27302,27432,27560,27717,27854,28000,28147,28309,28437,28583,28722,28866,29012,29171,29304,29457,29585,29736,29889,30017,30183,30317,30478,30613,30744,30895,31043,31193,31342,31501,31622,31772,31906,32054,32196,32364,32509,32634,32776,32928,33059,33224,33375,33519,33628,33808,33935,34099,34236,34382,34512,34649,34803,34977,35121,35243,35372,35532,35677,35823,35969,36112,36274,36418,36525,36689,36847,36969,37137,37272,37416,37548,37700,37846,38003,38130,38285,38444,38577,38721,38867,39015,39157,39282,39424,39593,39726,39894,40022,40166,40313,40434,40621,40752,40910,41025,41168,41311,41484,41607,41751,41909,42064,42180,42346,42491,42632,42780,42911,43050,43195,43348,43494,43662,43771,43926,44087,44218,44351,44508,44668,44798,44938,45088,45245,45359,45515,45664,45824,45947,46092,46230,46402,46525,46671,46830,46972,47120,47255,47412,47557,47716,47845,47982,48127,48275,48416,48577,48713,48871,48991,49142,49282,49445,49557,49711,49878,50023,50162,50289,50445,50586,50747,50890,51013,51176,51302,51463,51609,51736,51892,52031,52164,52334,52473,52606,52763,52908,53053,53188,53351,53495,53638,53766,53932,54054,54214,54351,54496,54649,54817,54943,55067,55232,55376,55519,55664,55802,55951,56094,56230,56373,56542,56669,56828,56979,57124,57247,57408,57553,57704,57848,57968,58110,58260,58399,58545,58705,58849,58975,59124,59276,59445,59566,59712,59872,59994,60147,60296,60460,60574,60722,60868,61021,61162,61299,61442,61587,61750,61897,62047,62165,62347,62470,62620,62745,62910,63044,63193,63323,63500,63626,63756,63901,64080,64203,64346,64492,64637,64798,64921,65055,65228,65364,65488,65646,65786,65948,66101,66257,66378,66514,66654,66834,66952,67096,67243,67377,67554,67698,67846,67992,68095,68254,68398,68549,68684,68830,68992,69138,69266,69426,69566,69714,69861,69999,70148,70289,70433,70561,70727,70863,70998,71157,71285,71465,71586,71756,71875,72044,72165,72305,72459,72594,72742,72890,73041,73174,73316,73488,73623,73750,73894,74040,74222,74349];
s4 = [340,478,625,770,910,1067,1207,1357,1501,1639,1789,1945,2076,2219,2380,2511,2651,2797,2936,3090,3245,3374,3541,3679,3841,3944,4094,4259,4392,4543,4698,4831,4987,5124,5256,5409,5545,5688,5837,6006,6149,6273,6421,6584,6727,6873,7005,7143,7300,7425,7580,7730,7859,8020,8163,8303,8448,8591,8760,8879,9027,9175,9324,9462,9608,9732,9901,10059,10185,10333,10470,10638,10784,10917,11067,11210,11349,11479,11631,11792,11932,12070,12218,12382,12510,12647,12793,12932,13099,13227,13356,13540,13653,13800,13953,14097,14222,14388,14537,14671,14829,14960,15117,15268,15406,15530,15681,15820,15983,16121,16291,16414,16575,16724,16844,17006,17138,17305,17417,17573,17734,17843,18024,18164,18294,18433,18583,18722,18887,19031,19178,19317,19465,19604,19734,19885,20038,20173,20323,20485,20600,20761,20918,21040,21174,21348,21495,21646,21790,21926,22078,22209,22349,22504,22642,22777,22937,23082,23224,23370,23498,23659,23803,23948,24110,24240,24377,24523,24684,24829,24945,25093,25263,25391,25529,25695,25821,25971,26112,26272,26413,26563,26693,26852,26986,27126,27302,27432,27560,27717,27854,28000,28147,28309,28437,28583,28722,28866,29012,29158,29305,29441,29573,29745,29877,30042,30162,30307,30472,30595,30762,30902,31040,31193,31342,31501,31622,31772,31906,32054,32196,32364,32509,32634,32776,32928,33059,33224,33375,33519,33628,33808,33935,34099,34236,34382,34512,34649,34803,34977,35121,35243,35372,35532,35677,35823,35969,36112,36274,36418,36540,36689,36847,36969,37137,37272,37416,37548,37700,37846,38003,38130,38285,38444,38577,38721,38867,39015,39157,39282,39424,39593,39726,39894,40022,40166,40313,40434,40621,40752,40910,41025,41168,41311,41484,41607,41751,41909,42064,42180,42346,42491,42632,42780,42911,43050,43195,43348,43494,43662,43771,43926,44087,44218,44351,44508,44668,44798,44938,45088,45245,45359,45515,45664,45824,45947,46092,46230,46402,46525,46671,46830,46972,47120,47255,47412,47557,47716,47845,47982,48127,48275,48416,48577,48713,48871,48991,49142,49282,49445,49557,49711,49878,50023,50162,50289,50445,50586,50747,50890,51013,51176,51302,51463,51609,51736,51892,52031,52164,52334,52473,52606,52763,52908,53048,53191,53333,53500,53642,53765,53939,54058,54228,54365,54490,54634,54780,54940,55105,55228,55368,55535,55662,55809,55946,56093,56219,56381,56508,56683,56812,56944,57100,57263,57408,57522,57704,57848,57968,58110,58260,58399,58545,58705,58849,58975,59124,59276,59445,59566,59712,59872,59994,60147,60296,60460,60574,60722,60868,61021,61162,61299,61442,61587,61750,61897,62047,62165,62347,62470,62620,62745,62910,63044,63193,63323,63500,63626,63756,63901,64080,64203,64346,64492,64637,64798,64921,65055,65228,65364,65488,65646,65786,65948,66101,66257,66378,66514,66654,66834,66952,67096,67243,67377,67554,67698,67846,67992,68095,68254,68398,68549,68684,68830,68992,69138,69266,69426,69566,69714,69861,69999,70148,70289,70433,70561,70727,70863,70998,71157,71285,71465,71586,71756,71875,72044,72165,72305,72459,72594,72742,72890,73041,73174,73316,73488,73623,73750,73894,74040,74222,74326];
s5 = [336,489,633,772,908,1067,1211,1355,1496,1632,1779,1938,2073,2220,2376,2506,2665,2784,2947,3077,3236,3396,3514,3664,3822,3969,4108,4255,4393,4560,4683,4833,4994,5121,5266,5423,5552,5713,5857,5978,6141,6293,6421,6584,6727,6873,7005,7143,7300,7425,7580,7731,7878,8020,8163,8327,8470,8614,8742,8870,9020,9179,9318,9486,9600,9751,9877,10024,10204,10314,10471,10629,10763,10928,11067,11210,11349,11479,11631,11792,11932,12070,12218,12382,12510,12647,12793,12932,13099,13227,13356,13540,13653,13800,13953,14097,14222,14388,14537,14671,14829,14960,15117,15268,15406,15530,15681,15843,16005,16131,16276,16414,16556,16706,16852,17011,17138,17297,17408,17590,17713,17855,18008,18152,18313,18421,18594,18721,18886,19020,19159,19304,19460,19609,19734,19885,20038,20173,20323,20485,20600,20761,20918,21040,21174,21348,21495,21646,21790,21926,22078,22209,22349,22504,22642,22777,22937,23082,23224,23370,23498,23659,23803,23948,24110,24240,24377,24523,24684,24829,24945,25093,25263,25391,25529,25695,25821,25971,26112,26272,26413,26563,26693,26852,26986,27126,27302,27432,27560,27717,27854,28000,28147,28309,28437,28583,28722,28866,29012,29158,29305,29441,29573,29745,29877,30042,30162,30307,30472,30595,30762,30902,31040,31193,31342,31501,31622,31772,31906,32054,32196,32364,32509,32634,32776,32928,33059,33224,33375,33519,33628,33808,33935,34099,34236,34382,34512,34649,34803,34977,35121,35243,35370,35533,35685,35806,35961,36113,36252,36396,36545,36711,36835,36999,37127,37278,37412,37556,37718,37842,37980,38154,38293,38416,38561,38711,38859,39010,39153,39300,39450,39610,39735,39875,40024,40180,40310,40445,40604,40766,40880,41029,41173,41318,41485,41602,41773,41914,42056,42180,42346,42491,42632,42780,42911,43050,43195,43348,43494,43662,43771,43926,44087,44218,44351,44508,44668,44798,44938,45088,45245,45359,45515,45664,45824,45947,46092,46230,46402,46525,46671,46830,46972,47120,47255,47412,47557,47716,47845,47982,48127,48275,48416,48577,48713,48871,48991,49142,49282,49445,49557,49711,49878,50023,50162,50289,50445,50586,50747,50890,51013,51176,51302,51463,51609,51736,51892,52031,52164,52334,52473,52606,52763,52908,53048,53191,53333,53500,53642,53765,53939,54058,54228,54365,54490,54634,54780,54940,55105,55228,55368,55535,55662,55809,55946,56093,56219,56381,56508,56683,56812,56944,57100,57263,57408,57522,57704,57848,57968,58110,58260,58399,58545,58705,58849,58975,59124,59276,59445,59566,59712,59872,59994,60147,60296,60460,60574,60722,60868,61021,61162,61299,61442,61587,61750,61897,62047,62165,62347,62470,62620,62745,62910,63044,63193,63323,63500,63626,63756,63901,64080,64203,64346,64492,64637,64798,64921,65055,65228,65364,65488,65646,65786,65948,66101,66257,66378,66514,66654,66834,66952,67096,67243,67377,67554,67698,67846,67992,68095,68254,68398,68549,68684,68830,68992,69138,69266,69426,69566,69714,69861,69999,70148,70289,70433,70561,70727,70863,71004,71175,71291,71432,71612,71748,71865,72046,72176,72316,72446,72603,72738,72884,73031,73176,73331,73475,73633,73748,73897,74048,74186,74345];
s6 = [334,474,630,779,919,1063,1213,1348,1490,1657,1791,1934,2074,2225,2367,2511,2660,2784,2947,3077,3236,3396,3514,3664,3822,3969,4108,4255,4393,4560,4683,4833,4994,5121,5266,5423,5552,5713,5857,5978,6141,6293,6403,6579,6722,6845,6991,7155,7284,7423,7593,7711,7868,8026,8170,8304,8436,8596,8736,8888,9045,9196,9299,9478,9588,9745,9915,10053,10196,10348,10489,10633,10784,10917,11046,11191,11354,11498,11646,11785,11929,12077,12215,12346,12510,12647,12793,12932,13099,13227,13356,13540,13653,13800,13953,14097,14258,14379,14528,14677,14820,14959,15127,15243,15408,15530,15702,15823,15983,16121,16291,16421,16562,16702,16847,17013,17119,17283,17433,17585,17734,17843,18024,18161,18308,18446,18576,18725,18880,19016,19193,19315,19443,19598,19747,19885,20038,20173,20323,20485,20600,20761,20918,21040,21174,21348,21495,21646,21771,21934,22062,22208,22364,22484,22652,22790,22934,23065,23217,23392,23537,23657,23806,23950,24086,24236,24376,24510,24666,24836,24939,25119,25246,25393,25534,25664,25826,25988,26129,26267,26419,26562,26699,26853,26991,27139,27284,27433,27572,27699,27853,27987,28133,28309,28430,28586,28736,28870,29035,29160,29321,29465,29593,29734,29872,30039,30182,30329,30455,30595,30750,30885,31067,31173,31340,31477,31645,31786,31931,32059,32203,32342,32474,32628,32771,32925,33067,33224,33375,33519,33628,33808,33935,34099,34236,34382,34512,34649,34803,34977,35121,35243,35372,35532,35677,35823,35969,36112,36274,36418,36540,36689,36847,36969,37137,37272,37416,37548,37700,37846,38003,38130,38285,38444,38577,38721,38867,39015,39157,39282,39424,39593,39726,39894,40022,40166,40313,40434,40621,40752,40910,41025,41168,41311,41484,41607,41751,41909,42064,42180,42346,42491,42632,42780,42911,43050,43195,43348,43494,43662,43771,43926,44087,44218,44351,44508,44668,44798,44938,45088,45245,45359,45515,45664,45824,45947,46092,46230,46402,46525,46671,46830,46972,47120,47255,47412,47557,47716,47845,47982,48127,48275,48416,48577,48713,48871,48991,49142,49282,49445,49557,49711,49878,50023,50162,50289,50445,50586,50747,50890,51013,51176,51302,51463,51609,51736,51892,52031,52164,52334,52473,52606,52763,52908,53048,53191,53333,53500,53642,53765,53939,54058,54228,54365,54490,54634,54780,54940,55105,55228,55368,55535,55662,55809,55946,56093,56219,56381,56508,56683,56812,56944,57100,57263,57408,57522,57704,57848,57968,58110,58260,58399,58545,58705,58849,58975,59124,59276,59445,59566,59712,59872,59994,60147,60296,60460,60574,60722,60868,61021,61162,61299,61442,61587,61750,61897,62047,62165,62347,62470,62620,62745,62910,63044,63193,63323,63500,63626,63756,63901,64080,64203,64346,64492,64637,64798,64921,65055,65228,65364,65488,65646,65786,65948,66101,66257,66378,66514,66654,66834,66952,67096,67243,67377,67554,67698,67846,67992,68095,68254,68398,68549,68684,68830,68992,69138,69266,69426,69566,69714,69861,69999,70148,70289,70433,70561,70727,70863,70998,71157,71285,71465,71586,71756,71875,72044,72165,72305,72459,72594,72742,72890,73041,73174,73316,73488,73623,73750,73894,74040,74222,74326];


k = 1:512;

plot(k, oc1);
hold on;
% plot(k, oc2);
% hold on;
% plot(k, oc3);
% hold on;
% plot(k, oc4);
% hold on;
% plot(k, oc5);
% hold on;
% plot(k, oc6);
% hold on;
plot(k, sd1);
% hold on;
% plot(k, sd2);
% hold on;
% plot(k, sd3);
% hold on;
% plot(k, sd4);
% hold on;
% plot(k, sd5);
% hold on;
% plot(k, sd6);
hold on;
plot(k, s1);
% hold on;
% plot(k, s2);
% hold on;
% plot(k, s3);
% hold on;
% plot(k, s4);
% hold on;
% plot(k, s5);
% hold on;
% plot(k, s6);

hold off;
%legend("(onChip) onChip > SDRAM", "(onChip) onChip > SRAM", "(onChip) SDRAM > onChip", "(onChip) SDRAM > SRAM", "(onChip) SRAM > onChip");
legend("onChip", "SDRAM", "SRAM");
